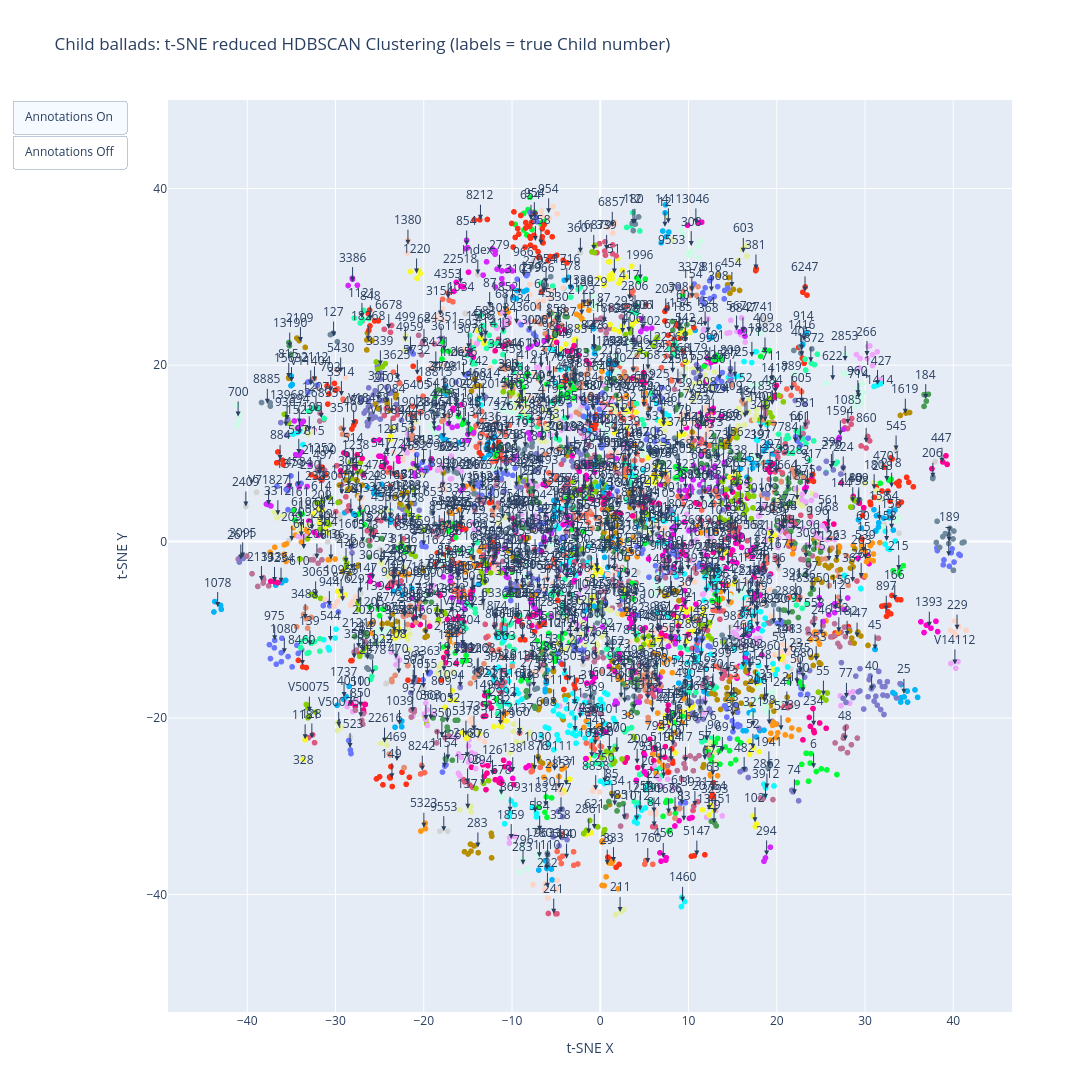

Notebook code for this chart:
### Code cell
# chart/plot
df_plotly = df_multi_roud_w_embed.copy()
df_plotly["cluster_tsne"] = df_plotly["cluster_tsne"].astype(str)

# make non-cluster -1 grey
color_map = {"-1": "lightgray"}  # nb key is a string
# colours for other cluster labels
num_clusters = df_plotly["cluster_tsne"].nunique()
palette = px.colors.qualitative.Light24
color_map.update({str(i): palette[i % len(palette)] for i in range(num_clusters - 1)})

# calculate localized centroids for 'roud' annotations
def calculate_annotations():
    unique_roud_values = df_plotly["roud"].unique()
    annotations = []

    for roud_value in unique_roud_values:
        roud_clusters = df_plotly[df_plotly["roud"] == roud_value]["cluster_tsne"].unique()

        for cluster_label in roud_clusters:
            roud_points = df_plotly[(df_plotly["roud"] == roud_value) & (df_plotly["cluster_tsne"] == cluster_label)]
            if len(roud_points) > 0:
                centroid_x = roud_points["tsne"].str.get(0).mean()
                centroid_y = roud_points["tsne"].str.get(1).mean()
                if len(roud_points) > 1:
                    annotations.append(dict(x=centroid_x, y=centroid_y, xref="x", yref="y",
                                            text=roud_value, showarrow=True, arrowhead=2, ax=0, ay=-25))
                else:
                    annotations.append(dict(x=centroid_x, y=centroid_y, xref="x", yref="y",
                                            text=roud_value, showarrow=False, ax=0, ay=0))
    return annotations

annotations = calculate_annotations()

# plot
fig = px.scatter(df_plotly,
                 x=df_plotly["tsne"].str.get(0),
                 y=df_plotly["tsne"].str.get(1),
                 color="cluster_tsne",
                 color_discrete_map=color_map,
                 hover_name="name",
                 hover_data={"roud": True, "variant": True},
                 labels={"cluster_tsne": "Cluster Label", "roud": "Child no."},
                 title="Child ballads: t-SNE reduced HDBSCAN Clustering (labels = true Child number)")

button_on  = dict(label="Annotations On",  method="relayout", args=[{"annotations": annotations}])
button_off = dict(label="Annotations Off", method="relayout", args=[{"annotations": []}])
fig.update_layout(updatemenus=[dict(type="buttons", showactive=True, buttons=[button_on, button_off])],
                  annotations=annotations)

fig.update_layout(xaxis_title="t-SNE X", yaxis_title="t-SNE Y", showlegend=False)
fig.update_xaxes(scaleanchor="y", scaleratio=1)
fig.update_yaxes(scaleanchor="x", scaleratio=1)
fig.update_layout(width=1400, height=1100)

fig.write_html("ballad_clusters.html")
fig.show()
